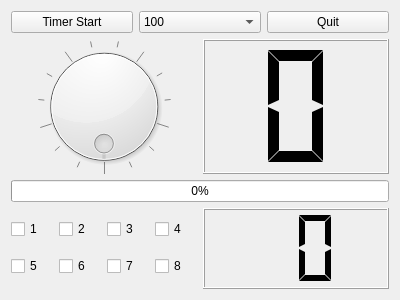
<?xml version="1.0" encoding="UTF-8"?>
<ui version="4.0">
 <class>Tab1DevControl</class>
 <widget class="QWidget" name="Tab1DevControl">
  <property name="geometry">
   <rect>
    <x>0</x>
    <y>0</y>
    <width>400</width>
    <height>300</height>
   </rect>
  </property>
  <property name="windowTitle">
   <string>Form</string>
  </property>
  <layout class="QVBoxLayout" name="verticalLayout_4">
   <item>
    <layout class="QVBoxLayout" name="verticalLayout_3" stretch="1,5,1,3">
     <item>
      <layout class="QHBoxLayout" name="horizontalLayout">
       <item>
        <widget class="QPushButton" name="pPBtimerStart">
         <property name="text">
          <string>Timer Start</string>
         </property>
         <property name="checkable">
          <bool>true</bool>
         </property>
        </widget>
       </item>
       <item>
        <widget class="QComboBox" name="pCBtimerValue">
         <item>
          <property name="text">
           <string>100</string>
          </property>
         </item>
         <item>
          <property name="text">
           <string>500</string>
          </property>
         </item>
         <item>
          <property name="text">
           <string>1000</string>
          </property>
         </item>
         <item>
          <property name="text">
           <string>2000</string>
          </property>
         </item>
        </widget>
       </item>
       <item>
        <widget class="QPushButton" name="pPBappQuit">
         <property name="text">
          <string>Quit</string>
         </property>
        </widget>
       </item>
      </layout>
     </item>
     <item>
      <layout class="QHBoxLayout" name="horizontalLayout_2">
       <item>
        <widget class="QDial" name="pDialLed">
         <property name="maximum">
          <number>15</number>
         </property>
         <property name="pageStep">
          <number>3</number>
         </property>
         <property name="wrapping">
          <bool>true</bool>
         </property>
         <property name="notchesVisible">
          <bool>true</bool>
         </property>
        </widget>
       </item>
       <item>
        <widget class="QLCDNumber" name="pLcdNumberLed">
         <property name="digitCount">
          <number>1</number>
         </property>
         <property name="mode">
          <enum>QLCDNumber::Hex</enum>
         </property>
         <property name="segmentStyle">
          <enum>QLCDNumber::Flat</enum>
         </property>
        </widget>
       </item>
      </layout>
     </item>
     <item>
      <layout class="QHBoxLayout" name="horizontalLayout_3">
       <item>
        <widget class="QProgressBar" name="pProgressBarLed">
         <property name="maximum">
          <number>15</number>
         </property>
         <property name="value">
          <number>0</number>
         </property>
        </widget>
       </item>
      </layout>
     </item>
     <item>
      <layout class="QHBoxLayout" name="horizontalLayout_6">
       <item>
        <layout class="QVBoxLayout" name="verticalLayout">
         <item>
          <layout class="QHBoxLayout" name="horizontalLayout_4">
           <item>
            <widget class="QCheckBox" name="pCBkey1">
             <property name="text">
              <string>1</string>
             </property>
            </widget>
           </item>
           <item>
            <widget class="QCheckBox" name="pCBkey2">
             <property name="text">
              <string>2</string>
             </property>
            </widget>
           </item>
           <item>
            <widget class="QCheckBox" name="pCBkey3">
             <property name="text">
              <string>3</string>
             </property>
            </widget>
           </item>
           <item>
            <widget class="QCheckBox" name="pCBkey4">
             <property name="text">
              <string>4</string>
             </property>
            </widget>
           </item>
          </layout>
         </item>
         <item>
          <layout class="QHBoxLayout" name="horizontalLayout_5">
           <item>
            <widget class="QCheckBox" name="pCBkey5">
             <property name="text">
              <string>5</string>
             </property>
            </widget>
           </item>
           <item>
            <widget class="QCheckBox" name="pCBkey6">
             <property name="text">
              <string>6</string>
             </property>
            </widget>
           </item>
           <item>
            <widget class="QCheckBox" name="pCBkey7">
             <property name="text">
              <string>7</string>
             </property>
            </widget>
           </item>
           <item>
            <widget class="QCheckBox" name="pCBkey8">
             <property name="text">
              <string>8</string>
             </property>
            </widget>
           </item>
          </layout>
         </item>
        </layout>
       </item>
       <item>
        <layout class="QVBoxLayout" name="verticalLayout_2">
         <item>
          <widget class="QLCDNumber" name="pLcdNumberKey">
           <property name="lineWidth">
            <number>1</number>
           </property>
           <property name="smallDecimalPoint">
            <bool>false</bool>
           </property>
           <property name="digitCount">
            <number>2</number>
           </property>
           <property name="mode">
            <enum>QLCDNumber::Hex</enum>
           </property>
           <property name="segmentStyle">
            <enum>QLCDNumber::Flat</enum>
           </property>
          </widget>
         </item>
        </layout>
       </item>
      </layout>
     </item>
    </layout>
   </item>
  </layout>
 </widget>
 <resources/>
 <connections/>
</ui>
